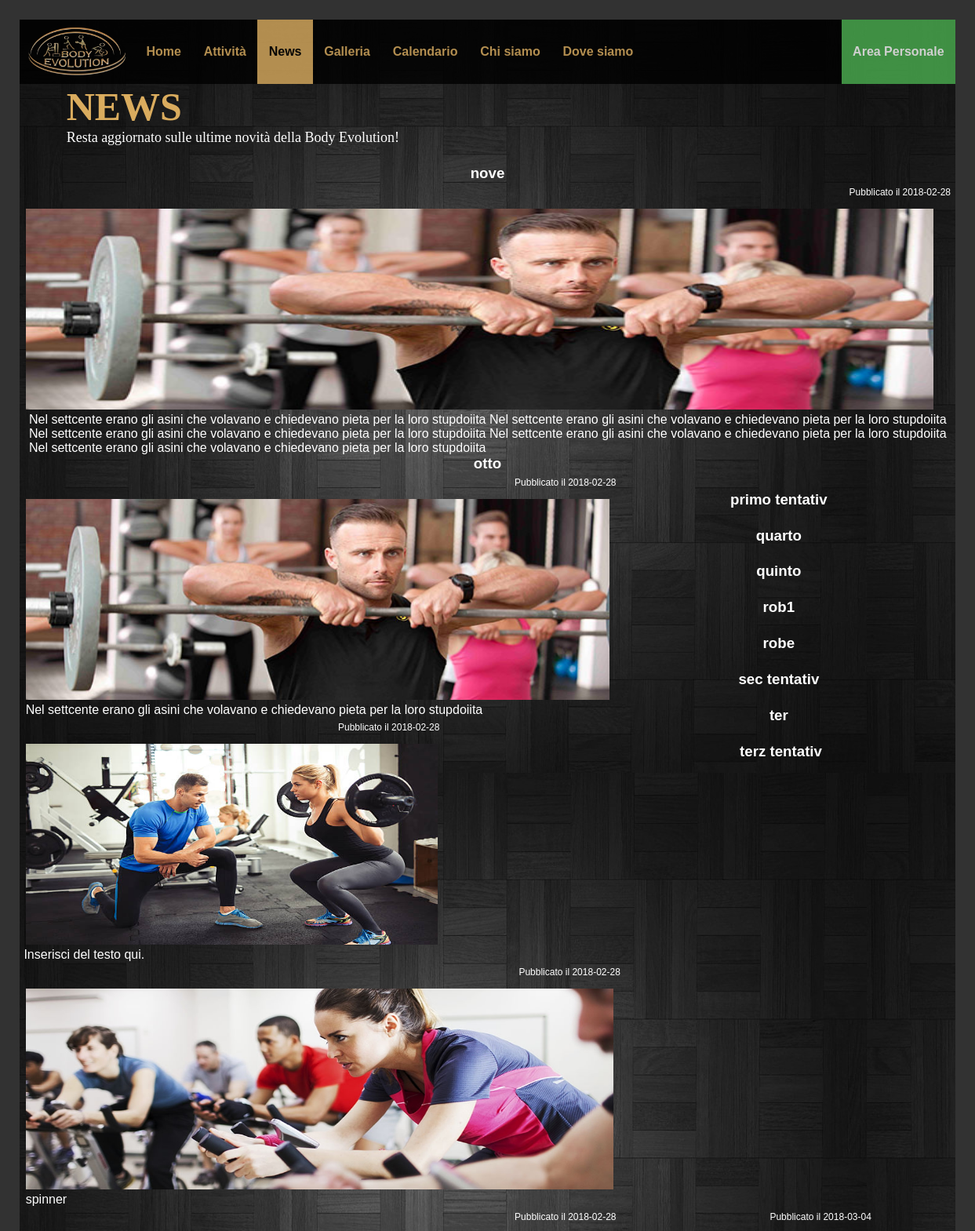
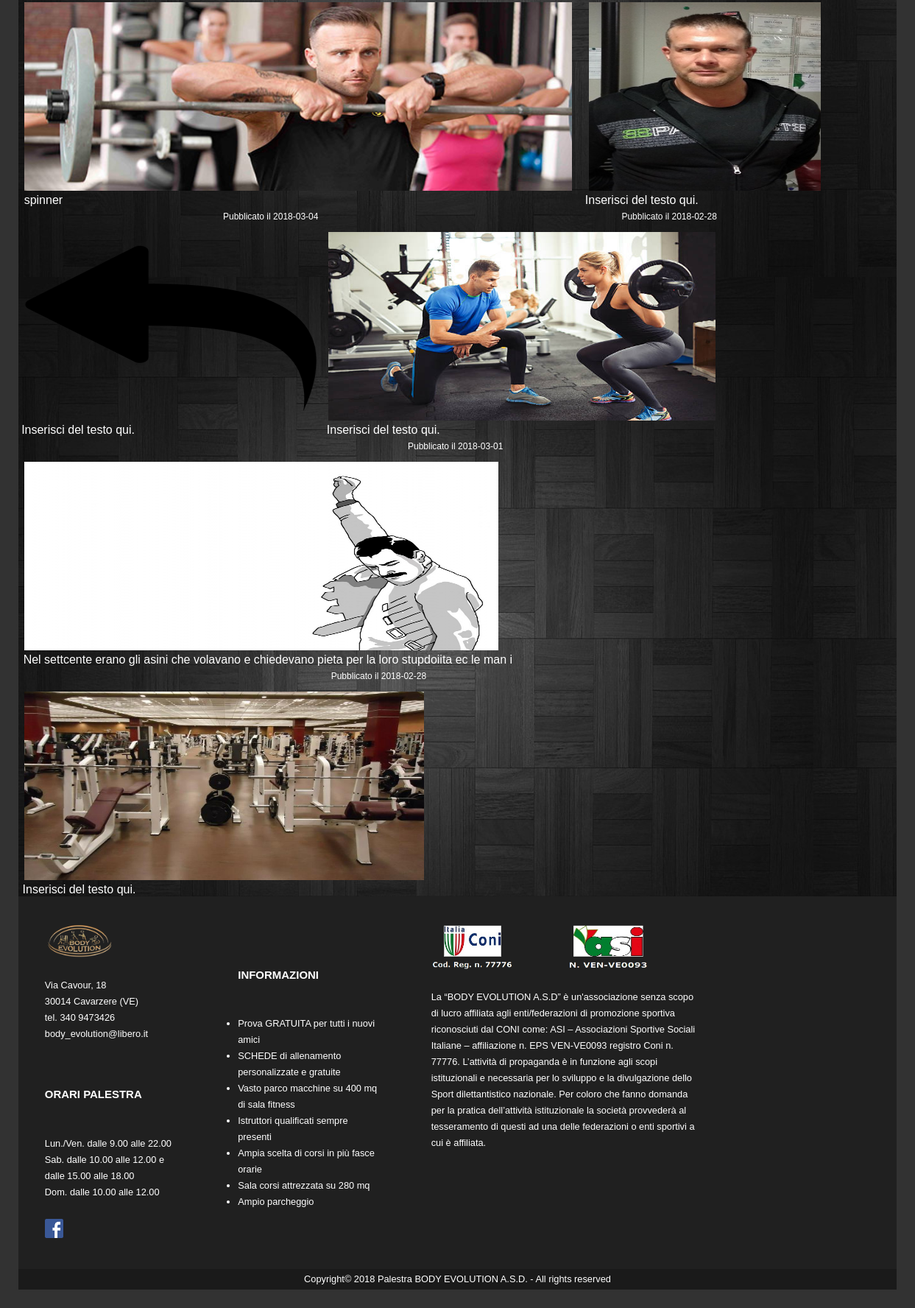
Page /PHP/News.php on the committed database (2 pictures, top to bottom).
### tables this page shows
CREATE TABLE `news` (
  `Titolo` varchar(50) NOT NULL,
  `Data` date NOT NULL,
  `Immagine` varchar(50) NOT NULL,
  `Descrizione` text NOT NULL
);

### PHP/config.php (called while the page is built, shortened)
<?php
function query($sql)
{
    global $connessione;
    $res = mysqli_query($connessione, $sql);
    return $res;
}
?>

### PHP/News.php (the view, shortened to what this page needs)
<?php
	require_once('config.php');
    $head = file_get_contents("../Templates/headerNews.txt");
    $foot = file_get_contents("../Templates/footer.txt");
	$login = "<button onclick=\"window.location.href='logout.php'\">Logout</button>";
	$logout = "<button onclick=\"window.location.href='../HTML/AreaPersonale.html'\">Area Personale</button>";
	$closediv = "</div>";
	echo $head;
	if(isset($_SESSION['user_code'])) {
		echo $login;
	} else {
		echo $logout;
	}
	echo $closediv;
	echo $closediv;
	$title = "<div id=\"Presentazione\">
				<h1 id=\"titoloPagina\">NEWS</h1>
				<p>Resta aggiornato sulle ultime novità della <span lang=\"en\">Body Evolution</span>!</p>
			</div>";
	echo $title;
	$query = query("
		SELECT Titolo, Data, Immagine, Descrizione
		FROM news;
	");
	while($row = mysqli_fetch_assoc($query)) {
		$stampa = "<div class=\"newscont\"> <h3 class=\"titlenews\"> ".$row['Titolo']." </h3> <div class=\"corpopos\"> <p class=\"pubblicazione\">Pubblicato il ".$row['Data']."</p><img class=\"imgnews\" src=\"../uploads/".$row['Immagine']."\" alt=\"Immagine della news\"/> <p class=\"textnews\"> ".$row['Descrizione']."  </p></div> </div>";
		echo $stampa;
	}
	echo $foot;
?>

### CSS/Desktop.css (style rules this page uses)
* { padding: 0; margin: 0; }
html, body { margin: 0; padding: 0; font-size: 100%; font-family: Verdana, Arial, Helvetica, sans-serif; background-color: #323232; }
#contenitore { margin: 1.5em; border: 1px solid #323232; background-image: url("../IMAGES/sfondo.jpg"); }
#Intestazione { position: sticky; top: 0; z-index: 5; background-color: #000; opacity: 0.8; }
#logo { float: left; padding: 0.3em; width: 9.19em; }
.Menu { overflow: hidden; }
.Menu a { float: left; display: block; color: #DAAC5E; text-align: center; font-weight: bold; padding: 2em 0.9em; text-decoration: none; width: auto; }
.Menu a.active { color: #000; background-color: #DAAC5E; cursor: default; }
.Menu button { float: right; display: block; color: white; background-color: #4CAF50; padding: 2em 0.9em; width: auto; border: none; font-size: 100%; font-weight: bold; font-family: Verdana, Arial, Helvetica, sans-serif; cursor: pointer; }
#Footer { font-size: 0.8em; line-height: 22px; color: white; background-color: rgb(32,32,32); overflow: hidden; clear: both; }
#Footer h3 { margin-top: 4em; margin-bottom: 3em; }
.blocco { display: block; }
#footersx { float: left; padding: 3%; width: 22%; }
#logofooter { margin-bottom: 1.5em; width: 50%; }
#logofacebook { width: 2em; margin-top: 2em; }
#footercx { float: left; padding: 3%; width: 22%; }
#footercx ul { margin-left: 0; padding-left: 0; }
#footerdx { float: left; padding: 3%; width: 37%; }
#Coni { float: left; width: 30%; margin-bottom: 1.5em; }
#asi { width: 30%; margin-left: 20%; margin-bottom: 1.5em; }
#footerbottom { padding: 0.2em; clear: both; background-color: rgb(26,26,26); text-align: center; }
#Presentazione { color: #DAAC5E; font-family: Verdana; position: relative; font-size: 18px; text-align: left; left: 5%; margin-bottom: 1em; }
#Presentazione p { color:white; }
#titoloPagina { font-size: 50px; }
.titlenews { text-align:center; margin:2%; margin-bottom:0%; color:white; }
.pubblicazione { float:right; margin:0.5em; color:white; font-size: 12px; }
.imgnews { width:97%; margin:0.5em; margin-bottom: 0%; overflow: auto; height:16em; }
.corpopos { float:left; }
.textnews { margin:0% 1%; text-align: left; width:100%; color:white; font-family:Helvetica; }
*,:after,:before { box-sizing:border-box; }
a { color:inherit; text-decoration:none; }

### CSS/Mobile.css (style rules this page uses)
* { padding: 0; margin: 0; }
html, body { margin: 0; padding: 0; font-size: 100%; font-family: Verdana, Arial, Helvetica, sans-serif; background-color: #323232; }
#contenitore { margin: 0; border: 0; }
#Intestazione { position: sticky; top: 0; z-index: 1; background-color: #000; opacity: 0.8; }
#logo { float: none; padding: 0.3em; width: 30%; margin-left: 22%; }
.Menu { overflow: hidden; }
.Menu a { display: none; }
.Menu a.active { color: #000; background-color: #DAAC5E; cursor: default; }
.Menu button { display: none; }
#Footer { font-size: 0.8em; line-height: 22px; color: white; background-color: rgb(32,32,32); overflow: hidden; clear: both; }
#Footer h3 { margin-top: 4em; margin-bottom: 3em; }
.blocco { display: block; }
#footersx { float: left; padding: 3%; width: 22%; }
#logofooter { margin-bottom: 1.5em; width: 50%; }
#logofacebook { width: 2em; margin-top: 2em; }
#footercx { float: left; padding: 3%; width: 22%; }
#footercx ul { margin-left: 0; padding-left: 0; }
#footerdx { float: left; padding: 3%; width: 37%; }
#Coni { float: left; width: 30%; margin-bottom: 1.5em; }
#asi { width: 30%; margin-left: 20%; margin-bottom: 1.5em; }
#footerbottom { padding: 0.2em; clear: both; background-color: rgb(26,26,26); text-align: center; }
.active { background-color: #DAAC5E; }

### CSS/Print.css (style rules this page uses)
html, body { font-size: 12pt; max-width: 1024px; margin: auto; font-family: Times New Roman, Times, serif; text-align: justify; position: relative; }
.Menu, .sandwich, #user, #logofooter, #logofacebook, .container, .logo, #Coni, #asi { display: none; }
#logo { width: 200px; height: 100px; }
#footerdx { font-size: 10pt; }

### rows in the picture
news: Titolo "nove", Data "2018-02-28", Immagine (picture), Descrizione "Nel settcente erano gli asini che volavano e chiedevano pieta per la loro stupdoiita Nel settcente erano gli asini che volavano e chiedevano pieta per la loro stupdoiita Nel settcente erano gli asini che volavano e chiedevano pieta per la loro stupdoiita Nel settcente erano gli asini che volavano e chiedevano pieta per la loro stupdoiita Nel settcente erano gli asini che volavano e chiedevano pieta per la loro stupdoiita"
news: Titolo "otto", Data "2018-02-28", Immagine (picture), Descrizione "Nel settcente erano gli asini che volavano e chiedevano pieta per la loro stupdoiita"
news: Titolo "primo tentativ", Data "2018-02-28", Immagine (picture), Descrizione "Inserisci del testo qui."
news: Titolo "quarto", Data "2018-02-28", Immagine (picture), Descrizione "spinner"
news: Titolo "quinto", Data "2018-02-28", Immagine (picture), Descrizione "spinner"
news: Titolo "rob1", Data "2018-03-04", Immagine (picture), Descrizione "Inserisci del testo qui."
news: Titolo "robe", Data "2018-03-04", Immagine (picture), Descrizione "Inserisci del testo qui."
news: Titolo "sec tentativ", Data "2018-02-28", Immagine (picture), Descrizione "Inserisci del testo qui."
news: Titolo "ter", Data "2018-03-01", Immagine (picture), Descrizione "Nel settcente erano gli asini che volavano e chiedevano pieta per la loro stupdoiita ec le man i"
news: Titolo "terz tentativ", Data "2018-02-28", Immagine (picture), Descrizione "Inserisci del testo qui."

### other values in the picture
$head "Home Attività News Galleria Calendario Chi siamo Dove siamo"
